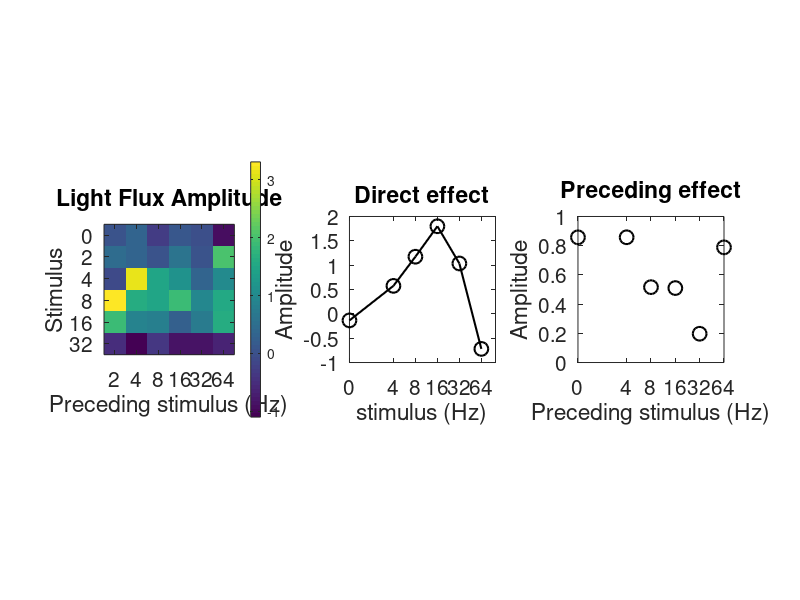

Write the MATLAB code that produced this figure. (Note: this script raises an error after producing the figure.)
%%

addpath('storedData/');

subj_name = 'asb1';
% NOTE THAT THE COUNTERBALANCING ISN'T PERFECT--MANUALLY CORRECTED IN CODE
% FOR RUN A: 2 PRECEDED BY 0 APPEARS 2 TIMES, 0 PRECEDED BY 0 APPEARS 2
%            TIMES
% FOR RUN B: 0 PRECEDED BY 0 APPEARS 3 TIMES

% load parameters and fits
if strcmp(subj_name,'asb1')
    carryOver = load('asb1CarryOver');
    carryOver = carryOver.carryOver;
    unlockedParamFits = load('asb1UnlockedParamFits');
    unlockedParamFits = unlockedParamFits.unlockedParamFits;
elseif strcmp(subj_name,'gka1')
    carryOver = load('gka1CarryOver');
    carryOver = carryOver.carryOver;
    unlockedParamFits = load('gka1UnlockedParamFits');
    unlockedParamFits = unlockedParamFits.unlockedParamFits;
else
   error('specify valid subject name: asb1 or gka1'); 
end

% loop over runs
for i = 1:size(carryOver.storeAll,1)
    stimForRun = carryOver.stimValuesForRunStore(i,:);
    % get unique stimulus values
    uniqueTempFreq = unique(stimForRun);
    % initialize carry over matrices
    carryOverMatSubAmpl = 0./zeros([length(uniqueTempFreq) length(uniqueTempFreq)]);
    carryOverMatSubtau2 = 0./zeros([length(uniqueTempFreq) length(uniqueTempFreq)]);
    counterMatrixSub = zeros([length(uniqueTempFreq) length(uniqueTempFreq)]);
    % loop over temp freqs in each run
    for j = 2:length(stimForRun)
        % get the amplitude and tau values
        ampl = carryOver.storeAll(i,j,1);
        tau2 = carryOver.storeAll(i,j,2);
        whereToPut1 = stimForRun(j)  ==uniqueTempFreq;
        whereToPut2 = stimForRun(j-1)==uniqueTempFreq;
        if isnan(carryOverMatSubAmpl(whereToPut1,whereToPut2))
            % place them appropriately in the carry over matrix for ampllitude
            carryOverMatSubAmpl(whereToPut1,whereToPut2) = ampl;
            % do the same for tau2
            carryOverMatSubtau2(whereToPut1,whereToPut2) = tau2;
        else
            % place them appropriately in the carry over matrix for amplitude
            carryOverMatSubAmpl(whereToPut1,whereToPut2) = ...
            carryOverMatSubAmpl(whereToPut1,whereToPut2)+ampl;
            % do the same for tau2
            carryOverMatSubtau2(whereToPut1,whereToPut2) = ...
            carryOverMatSubtau2(whereToPut1,whereToPut2)+tau2;
        end
        counterMatrixSub(whereToPut1,whereToPut2) = ...
        counterMatrixSub(whereToPut1,whereToPut2)+1;
    end
   
   % manually account for overlapping combinations
   if carryOver.runOrder(i)=='A'
       
       carryOverMatSubAmpl(1,1) = carryOverMatSubAmpl(1,1)./2;
       carryOverMatSubAmpl(2,1) = carryOverMatSubAmpl(2,1)./2;
       
       carryOverMatSubtau2(1,1) = carryOverMatSubtau2(1,1)./2;
       carryOverMatSubtau2(2,1) = carryOverMatSubtau2(2,1)./2;
       
   elseif carryOver.runOrder(i)=='B'
       
       carryOverMatSubAmpl(1,1) = carryOverMatSubAmpl(1,1)./3;
       carryOverMatSubtau2(1,1) = carryOverMatSubtau2(1,1)./3;
       
   else
      dummy = [];
   end
   
   % add 'labels'
   carryOverMatSubAmpl = [uniqueTempFreq' carryOverMatSubAmpl];
   carryOverMatSubAmpl = [[0 uniqueTempFreq]; carryOverMatSubAmpl];
   % store for each run
   carryOverMatAmpl(i,:,:) = carryOverMatSubAmpl;
   
   % repeat for tau2
   carryOverMatSubtau2 = [uniqueTempFreq' carryOverMatSubtau2];
   carryOverMatSubtau2 = [[0 uniqueTempFreq]; carryOverMatSubtau2];
   % store for each run
   carryOverMattau2(i,:,:) = carryOverMatSubtau2;
   
   % matrix for keeping track of repeats
   counterMatrix(i,:,:) = counterMatrixSub;
   
end

lightModDir = {'Light Flux','L - M','S'};

for i = 1:length(lightModDir)
   % create empty matrix
   finalCarryOverMatAmplSub = zeros(size(carryOverMatSubAmpl));
   finalCarryOverMattau2Sub = zeros(size(carryOverMatSubtau2));
   % get all runs with a given modulation direction
   runIndices = find(carryOver.stimTypeCode==i);
   % grab their carry over matrices, sum them
   for j = 1:length(runIndices)
      % convert nan's to 0's
      curCarryOverAmpl = squeeze(carryOverMatAmpl(runIndices(j),:,:));
      curCarryOverTau2 = squeeze(carryOverMattau2(runIndices(j),:,:));
      curCarryOverAmpl(isnan(curCarryOverAmpl)) = 0;
      curCarryOverTau2(isnan(curCarryOverTau2)) = 0;
      % add
      finalCarryOverMatAmplSub = finalCarryOverMatAmplSub+curCarryOverAmpl; 
      finalCarryOverMattau2Sub = finalCarryOverMattau2Sub+curCarryOverTau2; 
   end
   % divide by half the number of runs at that modulation direction--two
   % run orders to get proper counterbalancing
   finalCarryOverMatAmplSub = finalCarryOverMatAmplSub./(length(runIndices)./2);
   finalCarryOverMattau2Sub = finalCarryOverMattau2Sub./(length(runIndices)./2);
   % divide the 'labels' by 6
   finalCarryOverMatAmplSub(1,:) = finalCarryOverMatAmplSub(1,:)./2;
   finalCarryOverMatAmplSub(:,1) = finalCarryOverMatAmplSub(:,1)./2;
   finalCarryOverMattau2Sub(1,:) = finalCarryOverMattau2Sub(1,:)./2;
   finalCarryOverMattau2Sub(:,1) = finalCarryOverMattau2Sub(:,1)./2;
   % manually average overlapping cells
   finalCarryOverMatAmplSub(2,2) = finalCarryOverMatAmplSub(2,2)./2;
   finalCarryOverMattau2Sub(2,2) = finalCarryOverMattau2Sub(2,2)./2;
   finalCarryOverMatAmplSub(2,6) = finalCarryOverMatAmplSub(2,6)./2;
   finalCarryOverMattau2Sub(2,6) = finalCarryOverMattau2Sub(2,6)./2;
   % assign
   finalCarryOverMatAmpl(i,:,:) = finalCarryOverMatAmplSub;
   finalCarryOverMattau2(i,:,:) = finalCarryOverMattau2Sub;
   
end
%%


figure; set(gcf,'Position',[391 470 1096 420]);

subplot(1,3,1);
imagesc(squeeze(finalCarryOverMatAmpl(1,2:size(finalCarryOverMatAmpl,2),2:size(finalCarryOverMatAmpl,3))))
title('Light Flux Amplitude'); set(gca,'xticklabel',(uniqueTempFreq)); set(gca,'xtick',(1:7));
set(gca,'yticklabel',([0 2 4 8 16 32 64])); xlabel('Preceding stimulus (Hz)');
ylabel('Stimulus'); set(gca,'FontSize',15); colorbar; axis square;

carryOverToPlot = squeeze(finalCarryOverMatAmpl(1,2:size(finalCarryOverMatAmpl,2),2:size(finalCarryOverMatAmpl,3)));

subplot(1,3,2);
uniqueTempFreq(1) = 1;
plot(uniqueTempFreq,mean(carryOverToPlot,2),'-ko','LineWidth',1.5,'MarkerSize',10); 
axis square; set(gca,'Xscale','log'); set(gca,'xtick',(uniqueTempFreq)); uniqueTempFreq(1) = 0;
set(gca,'xticklabel',(uniqueTempFreq)); set(gca,'FontSize',15); xlabel('stimulus (Hz)'); 
ylabel('Amplitude'); title('Direct effect'); 

subplot(1,3,3);
uniqueTempFreq(1) = 1;
plot(uniqueTempFreq,mean(carryOverToPlot,1),'ko','LineWidth',1.5,'MarkerSize',10); hold on
axis square; set(gca,'Xscale','log'); set(gca,'xtick',(uniqueTempFreq)); uniqueTempFreq(1) = 0;
set(gca,'xticklabel',(uniqueTempFreq));set(gca,'FontSize',15);
xlabel('Preceding stimulus (Hz)'); ylabel('Amplitude'); title('Preceding effect'); xlim([1 64]);

[m, c, fit]= fitCarryOverMarg(mean(carryOverToPlot,2),mean(carryOverToPlot,1));
uniqueTempFreq(1) = 1;
plot(uniqueTempFreq,fit,'--k','LineWidth',1.5,'MarkerSize',10);

xText = xlim; yText = ylim;
text(xText(2)./8,yText(2).*0.9,['scale = ' num2str(m)],'FontSize',15);

clear carryOverToPlot; clear m; clear c; clear fit;
%%
figure; set(gcf,'Position',[391 470 1096 420]);

subplot(1,3,1);
imagesc(squeeze(finalCarryOverMatAmpl(2,2:size(finalCarryOverMatAmpl,2),2:size(finalCarryOverMatAmpl,3))))
title('L - M Amplitude'); set(gca,'xticklabel',([0 2 4 8 16 32 64])); set(gca,'xtick',(1:7));
set(gca,'yticklabel',([0 2 4 8 16 32 64])); xlabel('Preceding stimulus (Hz)');
ylabel('Stimulus'); set(gca,'FontSize',15); colorbar; axis square;

carryOverToPlot = squeeze(finalCarryOverMatAmpl(2,2:size(finalCarryOverMatAmpl,2),2:size(finalCarryOverMatAmpl,3)));

subplot(1,3,2);
uniqueTempFreq(1) = 1;
plot(uniqueTempFreq,mean(carryOverToPlot,2),'-ko','LineWidth',1.5,'MarkerSize',10); 
axis square; set(gca,'Xscale','log'); set(gca,'xtick',(uniqueTempFreq)); uniqueTempFreq(1) = 0;
set(gca,'xticklabel',(uniqueTempFreq)); set(gca,'FontSize',15);
xlabel('stimulus (Hz)'); ylabel('Amplitude'); title('Direct effect'); 

subplot(1,3,3);
uniqueTempFreq(1) = 1;
plot(uniqueTempFreq,mean(carryOverToPlot,1),'ko','LineWidth',1.5,'MarkerSize',10); hold on
axis square; set(gca,'Xscale','log'); set(gca,'xtick',(uniqueTempFreq));  uniqueTempFreq(1) = 0;
set(gca,'xticklabel',(uniqueTempFreq)); set(gca,'FontSize',15); xlabel('Preceding stimulus (Hz)'); 
ylabel('Amplitude'); title('Preceding effect'); xlim([1 64]);

[m, c, fit]= fitCarryOverMarg(mean(carryOverToPlot,2),mean(carryOverToPlot,1));
uniqueTempFreq(1) = 1;
plot(uniqueTempFreq,fit,'--k','LineWidth',1.5,'MarkerSize',10);

xText = xlim; yText = ylim;
text(xText(2)./8,yText(2).*0.9,['scale = ' num2str(m)],'FontSize',15);

clear carryOverToPlot; clear m; clear c; clear fit;
%%
figure; set(gcf,'Position',[391 470 1096 420]);

subplot(1,3,1);
imagesc(squeeze(finalCarryOverMatAmpl(3,2:size(finalCarryOverMatAmpl,2),2:size(finalCarryOverMatAmpl,3))))
title('S Amplitude'); set(gca,'xticklabel',([0 2 4 8 16 32 64])); set(gca,'xtick',(1:7));
set(gca,'yticklabel',([0 2 4 8 16 32 64])); xlabel('Preceding stimulus (Hz)');
ylabel('Stimulus'); set(gca,'FontSize',15); colorbar; axis square;

carryOverToPlot = squeeze(finalCarryOverMatAmpl(3,2:size(finalCarryOverMatAmpl,2),2:size(finalCarryOverMatAmpl,3)));

subplot(1,3,2);
uniqueTempFreq(1) = 1;
plot(uniqueTempFreq,mean(carryOverToPlot,2),'-ko','LineWidth',1.5,'MarkerSize',10); 
axis square; set(gca,'Xscale','log'); set(gca,'xtick',(uniqueTempFreq)); uniqueTempFreq(1) = 0;
set(gca,'xticklabel',(uniqueTempFreq)); set(gca,'FontSize',15);
xlabel('stimulus (Hz)'); ylabel('Amplitude'); title('Direct effect'); 

subplot(1,3,3);
uniqueTempFreq(1) = 1;
plot(uniqueTempFreq,mean(carryOverToPlot,1),'ko','LineWidth',1.5,'MarkerSize',10); hold on
axis square; set(gca,'Xscale','log'); set(gca,'xtick',(uniqueTempFreq)); uniqueTempFreq(1) = 0;
set(gca,'xticklabel',(uniqueTempFreq)); set(gca,'FontSize',15);
xlabel('Preceding stimulus (Hz)'); ylabel('Amplitude'); title('Preceding effect'); xlim([1 64]);

[m, c, fit]= fitCarryOverMarg(mean(carryOverToPlot,2),mean(carryOverToPlot,1));
uniqueTempFreq(1) = 1;
plot(uniqueTempFreq,fit,'--k','LineWidth',1.5,'MarkerSize',10);

xText = xlim; yText = ylim;
text(xText(2)./8,yText(2).*0.9,['scale = ' num2str(m)],'FontSize',15);

clear carryOverToPlot; clear m; clear c; clear fit;


%%
% figure; imagesc(squeeze(finalCarryOverMattau2(1,2:size(finalCarryOverMattau2,2),2:size(finalCarryOverMattau2,3))))
% title('Light Flux tau2'); set(gca,'xticklabel',([0 2 4 8 16 32 64]));
% set(gca,'yticklabel',([0 2 4 8 16 32 64])); xlabel('Preceding stimulus (Hz)');
% ylabel('Stimulus'); set(gca,'FontSize',15); colorbar;
% 
% figure; imagesc(squeeze(finalCarryOverMattau2(2,2:size(finalCarryOverMattau2,2),2:size(finalCarryOverMattau2,3))))
% title('L - M tau2'); set(gca,'xticklabel',([0 2 4 8 16 32 64]));
% set(gca,'yticklabel',([0 2 4 8 16 32 64])); xlabel('Preceding stimulus (Hz)');
% ylabel('Stimulus'); set(gca,'FontSize',15); colorbar;
% 
% figure; imagesc(squeeze(finalCarryOverMattau2(3,2:size(finalCarryOverMattau2,2),2:size(finalCarryOverMattau2,3))))
% title('S tau2'); set(gca,'xticklabel',([0 2 4 8 16 32 64]));
% set(gca,'yticklabel',([0 2 4 8 16 32 64])); xlabel('Preceding stimulus (Hz)');
% ylabel('Stimulus'); set(gca,'FontSize',15); colorbar;
